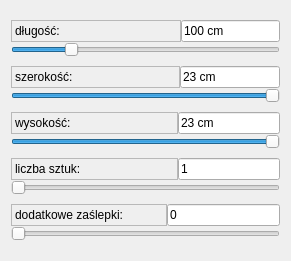
   <widget class="QWidget" name="layoutWidget_5">
    <property name="geometry">
     <rect>
      <x>20</x>
      <y>80</y>
      <width>291</width>
      <height>261</height>
     </rect>
    </property>
    <layout class="QVBoxLayout" name="verticalLayout_41">
     <property name="spacing">
      <number>0</number>
     </property>
     <item>
      <layout class="QVBoxLayout" name="verticalLayout_42">
       <item>
        <layout class="QHBoxLayout" name="horizontalLayout_9">
         <property name="spacing">
          <number>0</number>
         </property>
         <item>
          <widget class="QLabel" name="label_29">
           <property name="locale">
            <locale language="Polish" country="Poland"/>
           </property>
           <property name="frameShape">
            <enum>QFrame::StyledPanel</enum>
           </property>
           <property name="text">
            <string>długość:                                   </string>
           </property>
           <property name="alignment">
            <set>Qt::AlignLeading|Qt::AlignLeft|Qt::AlignVCenter</set>
           </property>
          </widget>
         </item>
         <item>
          <widget class="QLineEdit" name="lengthBox">
           <property name="text">
            <string>100 cm</string>
           </property>
           <property name="readOnly">
            <bool>true</bool>
           </property>
          </widget>
         </item>
        </layout>
       </item>
       <item>
        <widget class="QSlider" name="lengthSlider">
         <property name="minimum">
          <number>50</number>
         </property>
         <property name="maximum">
          <number>290</number>
         </property>
         <property name="singleStep">
          <number>1</number>
         </property>
         <property name="pageStep">
          <number>10</number>
         </property>
         <property name="value">
          <number>100</number>
         </property>
         <property name="tracking">
          <bool>true</bool>
         </property>
         <property name="orientation">
          <enum>Qt::Horizontal</enum>
         </property>
         <property name="invertedAppearance">
          <bool>false</bool>
         </property>
         <property name="tickPosition">
          <enum>QSlider::NoTicks</enum>
         </property>
         <property name="tickInterval">
          <number>0</number>
         </property>
        </widget>
       </item>
      </layout>
     </item>
     <item>
      <layout class="QVBoxLayout" name="verticalLayout_43">
       <item>
        <layout class="QHBoxLayout" name="horizontalLayout_10">
         <property name="spacing">
          <number>0</number>
         </property>
         <item>
          <widget class="QLabel" name="label_30">
           <property name="locale">
            <locale language="Polish" country="Poland"/>
           </property>
           <property name="frameShape">
            <enum>QFrame::StyledPanel</enum>
           </property>
           <property name="text">
            <string>szerokość:                               </string>
           </property>
          </widget>
         </item>
         <item>
          <widget class="QLineEdit" name="widthBox">
           <property name="text">
            <string>23 cm</string>
           </property>
           <property name="readOnly">
            <bool>true</bool>
           </property>
          </widget>
         </item>
        </layout>
       </item>
       <item>
        <widget class="QSlider" name="widthSlider">
         <property name="minimum">
          <number>15</number>
         </property>
         <property name="maximum">
          <number>23</number>
         </property>
         <property name="value">
          <number>23</number>
         </property>
         <property name="sliderPosition">
          <number>23</number>
         </property>
         <property name="tracking">
          <bool>true</bool>
         </property>
         <property name="orientation">
          <enum>Qt::Horizontal</enum>
         </property>
         <property name="invertedAppearance">
          <bool>false</bool>
         </property>
        </widget>
       </item>
      </layout>
     </item>
     <item>
      <layout class="QVBoxLayout" name="verticalLayout_49">
       <item>
        <layout class="QHBoxLayout" name="horizontalLayout_12">
         <property name="spacing">
          <number>0</number>
         </property>
         <item>
          <widget class="QLabel" name="label_36">
           <property name="locale">
            <locale language="Polish" country="Poland"/>
           </property>
           <property name="frameShape">
            <enum>QFrame::StyledPanel</enum>
           </property>
           <property name="text">
            <string>wysokość:                               </string>
           </property>
          </widget>
         </item>
         <item>
          <widget class="QLineEdit" name="heightBox">
           <property name="text">
            <string>23 cm</string>
           </property>
           <property name="readOnly">
            <bool>true</bool>
           </property>
          </widget>
         </item>
        </layout>
       </item>
       <item>
        <widget class="QSlider" name="heightSlider">
         <property name="minimum">
          <number>10</number>
         </property>
         <property name="maximum">
          <number>23</number>
         </property>
         <property name="value">
          <number>23</number>
         </property>
         <property name="sliderPosition">
          <number>23</number>
         </property>
         <property name="tracking">
          <bool>true</bool>
         </property>
         <property name="orientation">
          <enum>Qt::Horizontal</enum>
         </property>
         <property name="invertedAppearance">
          <bool>false</bool>
         </property>
        </widget>
       </item>
      </layout>
     </item>
     <item>
      <layout class="QVBoxLayout" name="verticalLayout_44">
       <item>
        <layout class="QHBoxLayout" name="horizontalLayout_11">
         <property name="spacing">
          <number>0</number>
         </property>
         <item>
          <widget class="QLabel" name="label_31">
           <property name="locale">
            <locale language="Polish" country="Poland"/>
           </property>
           <property name="frameShape">
            <enum>QFrame::StyledPanel</enum>
           </property>
           <property name="text">
            <string>liczba sztuk:                            </string>
           </property>
          </widget>
         </item>
         <item>
          <widget class="QLineEdit" name="quantityBox">
           <property name="text">
            <string>1</string>
           </property>
           <property name="readOnly">
            <bool>true</bool>
           </property>
          </widget>
         </item>
        </layout>
       </item>
       <item>
        <widget class="QSlider" name="quantitySlider">
         <property name="minimum">
          <number>1</number>
         </property>
         <property name="maximum">
          <number>20</number>
         </property>
         <property name="tracking">
          <bool>true</bool>
         </property>
         <property name="orientation">
          <enum>Qt::Horizontal</enum>
         </property>
         <property name="invertedAppearance">
          <bool>false</bool>
         </property>
        </widget>
       </item>
      </layout>
     </item>
     <item>
      <layout class="QVBoxLayout" name="verticalLayout_50">
       <item>
        <layout class="QHBoxLayout" name="horizontalLayout_13">
         <property name="spacing">
          <number>0</number>
         </property>
         <item>
          <widget class="QLabel" name="label_37">
           <property name="locale">
            <locale language="Polish" country="Poland"/>
           </property>
           <property name="frameShape">
            <enum>QFrame::StyledPanel</enum>
           </property>
           <property name="text">
            <string>dodatkowe zaślepki:            </string>
           </property>
          </widget>
         </item>
         <item>
          <widget class="QLineEdit" name="endCapBox">
           <property name="text">
            <string>0</string>
           </property>
           <property name="readOnly">
            <bool>true</bool>
           </property>
          </widget>
         </item>
        </layout>
       </item>
       <item>
        <widget class="QSlider" name="endCapSlider">
         <property name="minimum">
          <number>0</number>
         </property>
         <property name="maximum">
          <number>2</number>
         </property>
         <property name="value">
          <number>0</number>
         </property>
         <property name="sliderPosition">
          <number>0</number>
         </property>
         <property name="tracking">
          <bool>true</bool>
         </property>
         <property name="orientation">
          <enum>Qt::Horizontal</enum>
         </property>
         <property name="invertedAppearance">
          <bool>false</bool>
         </property>
        </widget>
       </item>
      </layout>
     </item>
    </layout>
   </widget>
